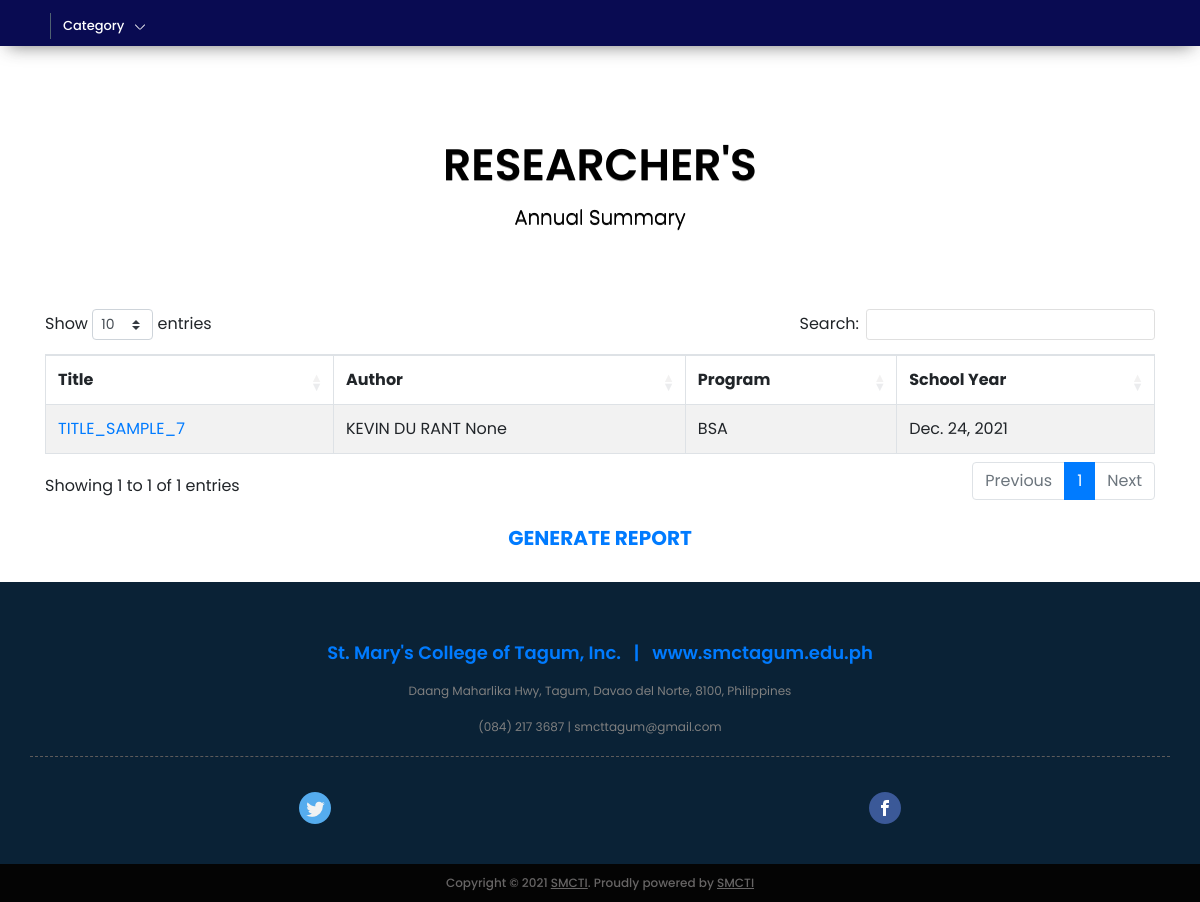
Screenshot of /researcher/ (signed in) with the database file from the repository.
### dirsysapp/models.py (models this page shows, shortened)
class Research(models.Model):
    title = models.CharField(max_length=100)
    keyword = models.ManyToManyField(Keyword)
    author = models.ManyToManyField(EndUser)
    pdf = models.FileField(upload_to='documents/', validators=[FileExtensionValidator(allowed_extensions=['pdf'])], null=True)
    school_year = models.DateField(default=datetime.now().year)

class EndUser(models.Model):
    user = models.OneToOneField(User, on_delete=models.CASCADE, blank=True, null=True)
    program = models.ForeignKey(Program, on_delete=models.CASCADE, blank=True, null=True)
    first_name = models.CharField(max_length=100, blank=True, null=True)
    middle_name = models.CharField(max_length=100, blank=True, null=True)
    last_name = models.CharField(max_length=100, blank=True, null=True)
    suffix_name = models.CharField(max_length=100, blank=True, null=True)
    is_admin = models.BooleanField(default=True)
    profile = models.ImageField(upload_to='images/', null=True)
    is_faculty = models.BooleanField(default=False)
    is_student = models.BooleanField(default=False)
    is_active = models.BooleanField(default=True)

class Program(models.Model):
    PROGRAM_TYPE_CHOICES = [
        ('Programs',
            (
                ('BSN', 'Nursing Program'),
                ('BSHM', 'Hospitality Management Program'),
                ('BSTM', 'Tourism Management Program'),
                ('BSA', 'Accountancy Program'),
                ('AB', 'Liberal Arts Program'),
                ('BS CRIM.', 'Criminology Program'),
                ('BSBA', 'Business Administration Program'),
                ('BSCE', 'Civil Engineering Program'),
                ('BEED', 'Elementary Education Program'),
                ('BSED', 'Secondary Education Program'),
                ('BSCS', 'Computer Science Program'),
                ('J.D.', 'Juris Doctor Program'),
            )
        ),
    ]
    name = models.CharField(max_length=31, choices=PROGRAM_TYPE_CHOICES, blank=True, null=True)
    logo = models.ImageField(upload_to='images/', null=True)

### dirsysapp/views.py (the view)
# urls.py: path('researcher/', views.researcher, name='researcher'),
@user_passes_test(check_admin)
def researcher(request):
    res_out = Research.objects.all()
    context = {
        "res_out": res_out,
    }
    return render(request, "admin/table/researcher.html", context)

### dirsysapp/models.py (called while the page is built)
    def __str__(self):
        return self.keyword_name

### dirsysapp/views.py (called while the page is built)
def check_admin(user):
   return user.is_superuser

### dirsysapp/templates/admin/table/researcher.html (shortened to what this page needs)
{% extends "main/base.html" %}
{% load static %}
{% block extra_css %}
<link rel="stylesheet" href="https://cdnjs.cloudflare.com/ajax/libs/twitter-bootstrap/4.5.2/css/bootstrap.css">
<link rel="stylesheet" href="https://cdn.datatables.net/1.11.3/css/dataTables.bootstrap4.min.css">
{% endblock extra_css %}
{% block content %}
{% include "admin/report/researcher_table.html" %}
<br>
<div style="text-align: center;">
    <a href="{% url 'reports:reports_researcher' %}" class><h5><Strong>GENERATE REPORT</Strong></h5>
    <br>
</div>
{% endblock %}

### dirsysapp/templates/admin/report/researcher_table.html (shortened to what this page needs)
{% load static %}
<section>
    <div class="container">
        <div class="row">
            <div class="ban-tit">
                <h1 style="color: black;">
                    <b style="color: black;">RESEARCHER'S<br></b>Annual Summary
                </h1>
            </div>
        </div>
        <table id="example" class="table table-striped table-bordered" style="width:100%">
            <thead>
                <br>
                <tr>
                    <th>Title</th>
                    <th>Author</th>
                    <th>Program</th>
                    <th>School Year</th>
                </tr>
            </thead>
            <tbody>
                {% for res in res_out %}
                {% for key in res.keyword.all %}
                    {% for author in res.author.all %}
                    <tr>
                        <td><a href="{{res.pdf.url}}">{{res.title}}</a></td>
                        <td>{{author.first_name}}&nbsp;{{author.middle_name}}&nbsp;{{author.last_name}}&nbsp;{{author.suffix_name}}<br></td>
                        <td>{{author.program.name}}</td>
                        <td>{{res.school_year}}</td>
                    </tr>
                    {% endfor %}
                {% endfor %}
                {% endfor %}
            </tbody>
        </table>
    </div>
</section>

### static/css/new_css/theme-color.css (style rules this page uses)
:root { --blue: #0070d2; --bluehover: #0a6cb7; --bluelig: #03A9F4; --red: #f44336; --red-hov: #da2013; --yel1: #ffea31; --yel2: #ffbe5e; --yel3: #FFC107; --gray: #0a2236; --green: #149f5c; --greenlig: #7dc34a; --hom-sear-btn: #0070d2; --hom-sear-btn-hov: #0664b7; --hom-exp-now-btn: #3f4550; --hom-exp-now-btn-hov: #0070d2; --hom-vi-all-ser: #075376; --hom-vi-all-ser-hov: #0070d2; --hom-sub-reg-btn: #21d78d; --hom-sub-reg-btn-hov: #149f5c; --job-blue: #0337f4; --job-blue-com: #246df8; --org: #ff9800; }
* { font-family:'Poppins',sans-serif }

### rows the page displays
Research: title "TITLE_SAMPLE_7", school_year "Dec. 24, 2021"
EndUser: first_name "KEVIN", middle_name "DU", last_name "RANT", suffix_name "None", program.name "BSA"
